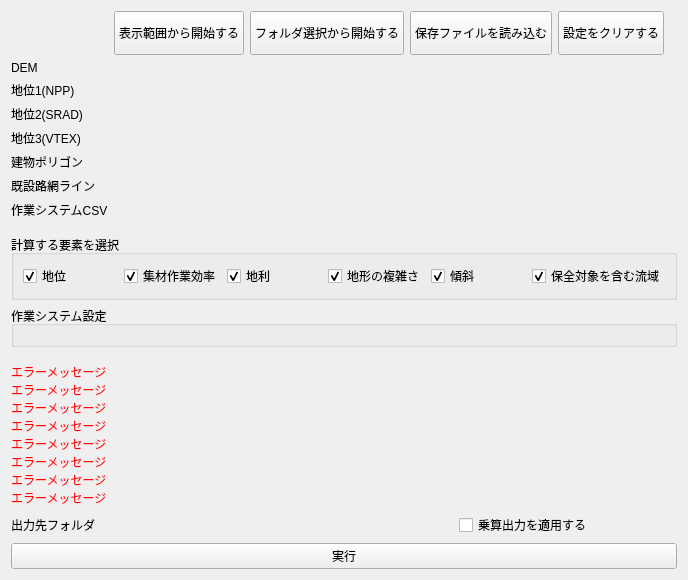
     <widget class="QWidget" name="tab">
      <attribute name="title">
       <string>要素計算</string>
      </attribute>
      <layout class="QVBoxLayout" name="verticalLayout_2">
       <item>
        <layout class="QGridLayout" name="gridLayout">
         <item row="0" column="2">
          <layout class="QHBoxLayout" name="horizontalLayout" stretch="1,1,1,1">
           <item>
            <widget class="QPushButton" name="elementsStartFromDemBrowserPushButton">
             <property name="sizePolicy">
              <sizepolicy hsizetype="Expanding" vsizetype="Preferred">
               <horstretch>0</horstretch>
               <verstretch>0</verstretch>
              </sizepolicy>
             </property>
             <property name="minimumSize">
              <size>
               <width>0</width>
               <height>0</height>
              </size>
             </property>
             <property name="styleSheet">
              <string notr="true">padding:12px 4px; outline: none;</string>
             </property>
             <property name="text">
              <string>表示範囲から開始する</string>
             </property>
            </widget>
           </item>
           <item>
            <widget class="QPushButton" name="elementsLoadFromDirPushButton">
             <property name="sizePolicy">
              <sizepolicy hsizetype="Expanding" vsizetype="Preferred">
               <horstretch>0</horstretch>
               <verstretch>0</verstretch>
              </sizepolicy>
             </property>
             <property name="minimumSize">
              <size>
               <width>0</width>
               <height>0</height>
              </size>
             </property>
             <property name="styleSheet">
              <string notr="true">padding:12px 4px; outline: none;</string>
             </property>
             <property name="text">
              <string>フォルダ選択から開始する</string>
             </property>
            </widget>
           </item>
           <item>
            <widget class="QPushButton" name="elementsLoadSavedPushButton">
             <property name="sizePolicy">
              <sizepolicy hsizetype="Expanding" vsizetype="Preferred">
               <horstretch>0</horstretch>
               <verstretch>0</verstretch>
              </sizepolicy>
             </property>
             <property name="minimumSize">
              <size>
               <width>0</width>
               <height>0</height>
              </size>
             </property>
             <property name="styleSheet">
              <string notr="true">padding:12px 4px; outline: none;</string>
             </property>
             <property name="text">
              <string>保存ファイルを読み込む</string>
             </property>
            </widget>
           </item>
           <item>
            <widget class="QPushButton" name="elementsClearSettingsPushButton">
             <property name="sizePolicy">
              <sizepolicy hsizetype="Expanding" vsizetype="Preferred">
               <horstretch>0</horstretch>
               <verstretch>0</verstretch>
              </sizepolicy>
             </property>
             <property name="minimumSize">
              <size>
               <width>0</width>
               <height>0</height>
              </size>
             </property>
             <property name="styleSheet">
              <string notr="true">padding:12px 4px; outline: none;</string>
             </property>
             <property name="text">
              <string>設定をクリアする</string>
             </property>
            </widget>
           </item>
          </layout>
         </item>
         <item row="1" column="1">
          <widget class="QLabel" name="elementsDemLabel">
           <property name="text">
            <string>DEM</string>
           </property>
          </widget>
         </item>
         <item row="2" column="1">
          <widget class="QLabel" name="elementsNppLabel">
           <property name="text">
            <string>地位1(NPP)</string>
           </property>
          </widget>
         </item>
         <item row="3" column="1">
          <widget class="QLabel" name="elementsSradLabel">
           <property name="text">
            <string>地位2(SRAD)</string>
           </property>
          </widget>
         </item>
         <item row="6" column="1">
          <widget class="QLabel" name="elementsNetworkLabel">
           <property name="text">
            <string>既設路網ライン</string>
           </property>
          </widget>
         </item>
         <item row="4" column="1">
          <widget class="QLabel" name="elementsVtexLabel">
           <property name="text">
            <string>地位3(VTEX)</string>
           </property>
          </widget>
         </item>
         <item row="7" column="1">
          <widget class="QLabel" name="elementsCostCsvLabel">
           <property name="text">
            <string>作業システムCSV</string>
           </property>
          </widget>
         </item>
         <item row="1" column="2">
          <widget class="QgsFileWidget" name="elementsDemFileWidget">
           <property name="filter">
            <string>*.tif *.tiff</string>
           </property>
          </widget>
         </item>
         <item row="5" column="1">
          <widget class="QLabel" name="elementsBuildingLabel">
           <property name="text">
            <string>建物ポリゴン</string>
           </property>
          </widget>
         </item>
         <item row="3" column="2">
          <widget class="QgsFileWidget" name="elementsSradFileWidget">
           <property name="filter">
            <string>*.tif *.tiff</string>
           </property>
          </widget>
         </item>
         <item row="5" column="2">
          <widget class="QgsFileWidget" name="elementsBuildingFileWidget">
           <property name="filter">
            <string>*.shp</string>
           </property>
          </widget>
         </item>
         <item row="6" column="2">
          <widget class="QgsFileWidget" name="elementsNetworkFileWidget">
           <property name="filter">
            <string>*.shp</string>
           </property>
          </widget>
         </item>
         <item row="4" column="2">
          <widget class="QgsFileWidget" name="elementsVtexFileWidget">
           <property name="filter">
            <string>*.tif *.tiff</string>
           </property>
          </widget>
         </item>
         <item row="7" column="2">
          <widget class="QgsFileWidget" name="elementsCostCsvFileWidget">
           <property name="filter">
            <string>*.csv</string>
           </property>
          </widget>
         </item>
         <item row="2" column="2">
          <widget class="QgsFileWidget" name="elementsNppFileWidget">
           <property name="filter">
            <string>*.tif *.tiff</string>
           </property>
          </widget>
         </item>
         <item row="1" column="3">
          <widget class="QLabel" name="elementsDemStatusLabel">
           <property name="styleSheet">
            <string notr="true">color:#ff0000;</string>
           </property>
           <property name="text">
            <string/>
           </property>
          </widget>
         </item>
         <item row="2" column="3">
          <widget class="QLabel" name="elementsNppStatusLabel">
           <property name="styleSheet">
            <string notr="true">color:#ff0000;</string>
           </property>
           <property name="text">
            <string/>
           </property>
          </widget>
         </item>
         <item row="3" column="3">
          <widget class="QLabel" name="elementsSradStatusLabel">
           <property name="styleSheet">
            <string notr="true">color:#ff0000;</string>
           </property>
           <property name="text">
            <string/>
           </property>
          </widget>
         </item>
         <item row="4" column="3">
          <widget class="QLabel" name="elementsVtexStatusLabel">
           <property name="styleSheet">
            <string notr="true">color:#ff0000;</string>
           </property>
           <property name="text">
            <string/>
           </property>
          </widget>
         </item>
         <item row="5" column="3">
          <widget class="QLabel" name="elementsBuildingStatusLabel">
           <property name="styleSheet">
            <string notr="true">color:#ff0000;</string>
           </property>
           <property name="text">
            <string/>
           </property>
          </widget>
         </item>
         <item row="6" column="3">
          <widget class="QLabel" name="elementsNetworkStatusLabel">
           <property name="styleSheet">
            <string notr="true">color:#ff0000;</string>
           </property>
           <property name="text">
            <string/>
           </property>
          </widget>
         </item>
         <item row="7" column="3">
          <widget class="QLabel" name="elementsCostCsvStatusLabel">
           <property name="styleSheet">
            <string notr="true">color:#ff0000;</string>
           </property>
           <property name="text">
            <string/>
           </property>
          </widget>
         </item>
        </layout>
       </item>
       <item>
        <spacer name="verticalSpacer_2">
         <property name="orientation">
          <enum>Qt::Vertical</enum>
         </property>
         <property name="sizeType">
          <enum>QSizePolicy::Fixed</enum>
         </property>
         <property name="sizeHint" stdset="0">
          <size>
           <width>20</width>
           <height>10</height>
          </size>
         </property>
        </spacer>
       </item>
       <item>
        <widget class="QGroupBox" name="groupBox_4">
         <property name="title">
          <string>計算する要素を選択</string>
         </property>
         <property name="checkable">
          <bool>false</bool>
         </property>
         <property name="checked">
          <bool>false</bool>
         </property>
         <layout class="QVBoxLayout" name="verticalLayout_9">
          <item>
           <layout class="QGridLayout" name="gridLayout_6">
            <item row="0" column="4">
             <widget class="QCheckBox" name="elementsSlopeCheckbox">
              <property name="text">
               <string>傾斜</string>
              </property>
              <property name="checked">
               <bool>true</bool>
              </property>
             </widget>
            </item>
            <item row="0" column="0">
             <widget class="QCheckBox" name="elementsSiteIdxCheckbox">
              <property name="text">
               <string>地位</string>
              </property>
              <property name="checked">
               <bool>true</bool>
              </property>
             </widget>
            </item>
            <item row="0" column="5">
             <widget class="QCheckBox" name="elementsSaveareaCheckbox">
              <property name="text">
               <string>保全対象を含む流域</string>
              </property>
              <property name="checked">
               <bool>true</bool>
              </property>
             </widget>
            </item>
            <item row="0" column="1">
             <widget class="QCheckBox" name="elementsCostCheckbox">
              <property name="text">
               <string>集材作業効率</string>
              </property>
              <property name="checked">
               <bool>true</bool>
              </property>
             </widget>
            </item>
            <item row="0" column="2">
             <widget class="QCheckBox" name="elementsDistanceCheckbox">
              <property name="text">
               <string>地利</string>
              </property>
              <property name="checked">
               <bool>true</bool>
              </property>
             </widget>
            </item>
            <item row="0" column="3">
             <widget class="QCheckBox" name="elementsShcCheckbox">
              <property name="text">
               <string>地形の複雑さ</string>
              </property>
              <property name="checked">
               <bool>true</bool>
              </property>
             </widget>
            </item>
           </layout>
          </item>
         </layout>
        </widget>
       </item>
       <item>
        <widget class="QGroupBox" name="costCsvGroupBox">
         <property name="title">
          <string>作業システム設定</string>
         </property>
         <layout class="QVBoxLayout" name="costCsvGroupBoxLayout"/>
        </widget>
       </item>
       <item>
        <spacer name="verticalSpacer_6">
         <property name="orientation">
          <enum>Qt::Vertical</enum>
         </property>
         <property name="sizeType">
          <enum>QSizePolicy::Expanding</enum>
         </property>
         <property name="sizeHint" stdset="0">
          <size>
           <width>20</width>
           <height>10</height>
          </size>
         </property>
        </spacer>
       </item>
       <item>
        <widget class="QLabel" name="elementsErrorLabel">
         <property name="styleSheet">
          <string notr="true">color:#ff0000;</string>
         </property>
         <property name="text">
          <string>エラーメッセージ
エラーメッセージ
エラーメッセージ
エラーメッセージ
エラーメッセージ
エラーメッセージ
エラーメッセージ
エラーメッセージ</string>
         </property>
        </widget>
       </item>
       <item>
        <layout class="QHBoxLayout" name="horizontalLayout_3">
         <item>
          <widget class="QLabel" name="label_10">
           <property name="text">
            <string>出力先フォルダ</string>
           </property>
          </widget>
         </item>
         <item>
          <widget class="QgsFileWidget" name="elementsOutputDirFileWidget">
           <property name="storageMode">
            <enum>QgsFileWidget::GetDirectory</enum>
           </property>
          </widget>
         </item>
         <item>
          <widget class="QCheckBox" name="morizonMultiplyOutputCheckbox">
           <property name="text">
            <string>乗算出力を適用する</string>
           </property>
          </widget>
         </item>
        </layout>
       </item>
       <item>
        <widget class="QPushButton" name="elementsRunPushButton">
         <property name="text">
          <string>実行</string>
         </property>
        </widget>
       </item>
      </layout>
     </widget>
